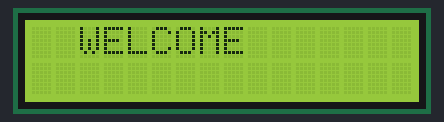
This sketch was run on a simulated Arduino Uno, built with avr-gcc and run on an emulated ATmega328P. Parts: 16×2 character LCD.

Above: at 0.1 s.
At 2.1 s:
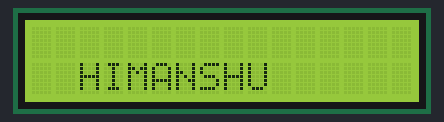

Measured:
- what the display in image 1 shows lasts 2.0 s, from 2.1 s to 4.1 s

The sketch:

sketch_nov9b_DISPALYLCD.ino
```cpp
#include <LiquidCrystal_I2C.h>
LiquidCrystal_I2C lcd(0x27,16,2);  // set the LCD address to 0x3F for a 16 chars and 2 line display

void setup() {
  lcd.init();
  lcd.clear();
  lcd.backlight();      // Make sure backlight is on

  // Print a message on both lines of the LCD.

}

void loop() {
  lcd.setCursor(2,0);   //Set cursor to character 2 on line 0
  lcd.print("WELCOME");
  delay(2000);
  lcd.clear();
  lcd.setCursor(2,1);   //Move cursor to character 2 on line 1
  lcd.print("HIMANSHU");
  delay(2000);
  lcd.clear();
}
```
